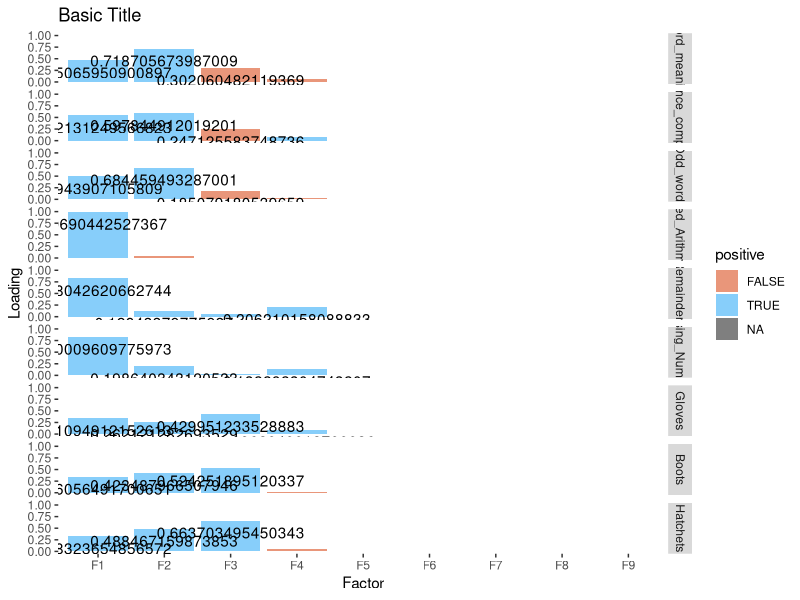

Write R code to recreate this figure. (Note: this script raises an error after producing the figure.)
# output$patternPlot <- renderPlot({
rm(list=ls(all=TRUE))
options("scipen"=10, "digits"=5) 
library(psych)
library(ggplot2)
data(Harman)
R<-Harman.Holzinger
  # Reactive code 
#       R <- datasetInput() # the choice of the dataset in ui.R
#       k <- input$k # the choice of the number of factors to retain from ui.R
#       n.obs <- n()  # choice of the dataset defines  n - its sample size
#       p <- p() # the choice of dataset defines p - its number of variables
  # Reactive code 
        R <- R # the choice of the dataset in ui.R
        k <- 4 # the choice of the number of factors to retain from ui.R
        n.obs <- 696  # choice of the dataset defines  n - its sample size
        p <- ncol(R) # the choice of dataset defines p - its number of variables
  
  
  # procedures
  A <- stats::factanal(covmat=R, n.obs=n.obs, factors=k, maxit=1000, rotation="none")
  FPM <- A$loadings[1:p, ] # FPM - Factor Pattern Matrix
  FPM <- cbind(FPM, matrix(numeric(0), p, p-k)) # appends empty columns to have p columns
  colnames(FPM) <- paste0("F", 1:p) # renames for better presentation in tables and graphs

  # output
  # Data prep for ggplot
  dsFORp <- reshape2::melt(FPM, id.vars=rownames(FPM))  ## id.vars declares MEASURED variables (as opposed to RESPONSE variable)
  dsFORp <- plyr::rename(dsFORp, replace=c(Var1="Variable", Var2="Factor", value="Loading"))
  dsFORp$positive <- dsFORp$Loading >= 0 # is factor loading positive? color coded in ggplot
  dsFORp$Loading <- abs(as.numeric(dsFORp$Loading)) # Long form
  # The colors for negative and positve values of factor loadings for ggplot
  colors <- c("darksalmon" ,"lightskyblue")
  title <- "Basic Title"
  # Graph definition
  pp <- ggplot(dsFORp, aes(x=Factor, y=Loading, fill=positive)) +
    ggtitle(title) + 
    geom_bar(stat="identity") +
    geom_text(aes(label=Loading), vjust=1.5, colour="black")+
    scale_fill_manual(values=colors) +
    scale_y_continuous(limits=c(0,1)) +
    facet_grid(Variable ~ .)+
    theme(panel.grid.major = element_blank(),
          panel.grid.minor = element_blank(),
          panel.background =element_rect(fill="white"),
          axis.text.x=element_text(angle=0, hjust=.5))
  print(pp)




# Below the top
ggplot(cabbage_exp, aes(x=interaction(Date, Cultivar), y=Weight)) +
  geom_bar(stat="identity") +
  geom_text(aes(label=Weight), vjust=1.5, colour="white")



